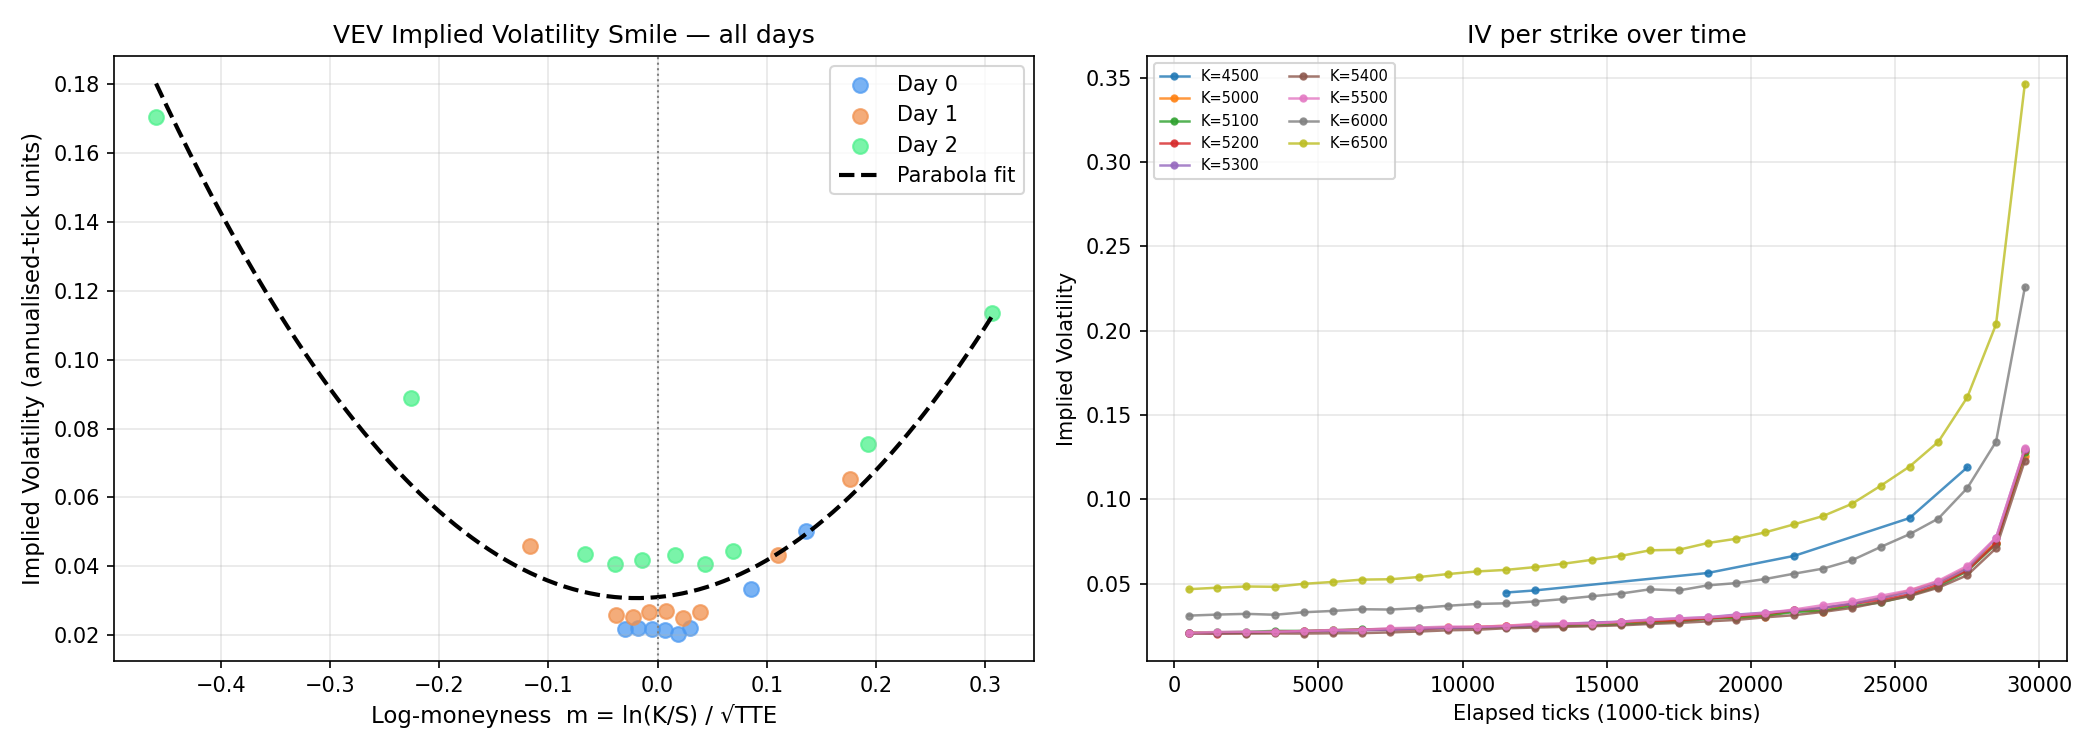

Python code for this plot:
"""
Implied volatility smile for VELVETFRUIT_EXTRACT options (VEV_XXXX calls).

Black-Scholes inversion with r=0 (competition has no risk-free rate).
Time convention: T = remaining_ticks / 10000  (so T=3 at day 0 t=0, T≈0 at day 2 t=999900).
Log-moneyness: m = ln(K/S) / sqrt(T).
"""

import os
import glob
import numpy as np
import pandas as pd
import matplotlib
matplotlib.use("Agg")
import matplotlib.pyplot as plt
from scipy.stats import norm
from scipy.optimize import brentq

DATA_DIR = os.path.join(os.path.dirname(__file__), "../../A-Historical Data/Round 3")
TOTAL_DAYS = 3          # round 3 has 3 trading days (0,1,2)
TICKS_PER_DAY = 10_000  # timestamps 0..999900 in steps of 100

# ── Black-Scholes call price (r=0) ─────────────────────────────────────────────
def bs_call(S, K, T, sigma):
    if T <= 0 or sigma <= 0:
        return max(S - K, 0.0)
    d1 = (np.log(S / K) + 0.5 * sigma**2 * T) / (sigma * np.sqrt(T))
    d2 = d1 - sigma * np.sqrt(T)
    return S * norm.cdf(d1) - K * norm.cdf(d2)

# ── Implied vol via Brent root-find ────────────────────────────────────────────
def implied_vol(price, S, K, T, tol=1e-6, low=1e-4, high=30.0):
    intrinsic = max(S - K, 0.0)
    if price <= intrinsic + tol:          # no vol content
        return np.nan
    if price >= S:                         # above max call price
        return np.nan
    try:
        f = lambda v: bs_call(S, K, T, v) - price
        if f(low) * f(high) > 0:
            return np.nan
        return brentq(f, low, high, xtol=tol)
    except Exception:
        return np.nan

# ── Load all three days ─────────────────────────────────────────────────────────
frames = []
for path in sorted(glob.glob(os.path.join(DATA_DIR, "prices_round_3_day_*.csv"))):
    df = pd.read_csv(path, sep=";")
    frames.append(df)
data = pd.concat(frames, ignore_index=True)

# Extract VEV options and the underlying
options = data[data["product"].str.startswith("VEV_")].copy()
underlying = data[data["product"] == "VELVETFRUIT_EXTRACT"][["day", "timestamp", "mid_price"]].rename(
    columns={"mid_price": "S"}
)

# Parse strike from product name
options["K"] = options["product"].str.split("_").str[1].astype(float)
options["mid_price"] = (options["bid_price_1"] + options["ask_price_1"]) / 2

# Merge underlying price
options = options.merge(underlying, on=["day", "timestamp"], how="left")

# Compute time to expiry (in units of "days")
options["elapsed_ticks"] = options["day"] * TICKS_PER_DAY + options["timestamp"] / 100
options["T"] = (TOTAL_DAYS * TICKS_PER_DAY - options["elapsed_ticks"]) / TICKS_PER_DAY

# ── Downsample to 1000-tick bins to speed up IV inversion ─────────────────────
# Each day has 10000 ticks; 1000-tick bins → 10 bins/day, manageable
options["bin"] = (options["elapsed_ticks"] // 1000).astype(int)

# Aggregate to one row per (day, bin, K): median price and underlying
agg = (options.groupby(["day", "bin", "K"])
       .agg(price=("mid_price", "median"),
            S=("S", "median"),
            T=("T", "median"),
            elapsed_ticks=("elapsed_ticks", "median"))
       .reset_index())

# Compute implied vol on the aggregated (smaller) table
def row_iv(r):
    if pd.isna(r["S"]) or r["T"] <= 0 or pd.isna(r["price"]):
        return np.nan
    return implied_vol(r["price"], r["S"], r["K"], r["T"])

print(f"Computing implied vols on {len(agg)} aggregated rows …")
agg["iv"] = agg.apply(row_iv, axis=1)
options = agg  # replace options with aggregated frame for downstream use

# Drop rows with no IV
opts_clean = options.dropna(subset=["iv", "S", "T"])
opts_clean = opts_clean[opts_clean["T"] > 0.01]    # avoid last few ticks

# Log-moneyness
opts_clean = opts_clean.copy()
opts_clean["m"] = np.log(opts_clean["K"] / opts_clean["S"]) / np.sqrt(opts_clean["T"])

# ── Summary per (day, K) ───────────────────────────────────────────────────────
summary = (opts_clean.groupby(["day", "K"])
           .agg(iv_med=("iv", "median"),
                m_med=("m", "median"),
                S_med=("S", "median"),
                T_med=("T", "median"))
           .reset_index())

# ── Parabolic fit across all observations ─────────────────────────────────────
all_m = summary["m_med"].values
all_iv = summary["iv_med"].values
mask = np.isfinite(all_m) & np.isfinite(all_iv)
coeffs = np.polyfit(all_m[mask], all_iv[mask], 2)
p = np.poly1d(coeffs)
m_fit = np.linspace(all_m[mask].min(), all_m[mask].max(), 300)

print(f"\nParabolic fit  IV = {coeffs[0]:.4f}*m^2 + {coeffs[1]:.4f}*m + {coeffs[2]:.4f}")
print(f"ATM vol (m=0)  = {p(0):.4f}")
print(f"Skew  (dIV/dm at m=0) = {coeffs[1]:.4f}")
print(f"Smile curvature = {coeffs[0]:.4f}")

# ── Plot ───────────────────────────────────────────────────────────────────────
fig, axes = plt.subplots(1, 2, figsize=(14, 5))

# Left: per-day scatter coloured by day
day_colors = {0: "#4e9af1", 1: "#f1914e", 2: "#4ef18d"}
for day, grp in summary.groupby("day"):
    axes[0].scatter(grp["m_med"], grp["iv_med"],
                    color=day_colors[day], s=50, alpha=0.75,
                    label=f"Day {day}")
axes[0].plot(m_fit, p(m_fit), "k--", lw=2, label="Parabola fit")
axes[0].axvline(0, color="gray", ls=":", lw=1)
axes[0].set_xlabel("Log-moneyness  m = ln(K/S) / √TTE", fontsize=11)
axes[0].set_ylabel("Implied Volatility (annualised-tick units)", fontsize=11)
axes[0].set_title("VEV Implied Volatility Smile — all days")
axes[0].legend()
axes[0].grid(alpha=0.3)

# Right: IV per strike over time (one dot per 1000-tick bin)
atm_k = sorted(options["K"].unique())
for k in atm_k:
    sub = opts_clean[opts_clean["K"] == k].sort_values("elapsed_ticks")
    valid = sub.dropna(subset=["iv"])
    if len(valid) < 2:
        continue
    label = f"K={int(k)}"
    axes[1].plot(valid["elapsed_ticks"], valid["iv"],
                 lw=1.2, marker="o", ms=3, label=label, alpha=0.8)
axes[1].set_xlabel("Elapsed ticks (1000-tick bins)")
axes[1].set_ylabel("Implied Volatility")
axes[1].set_title("IV per strike over time")
axes[1].legend(fontsize=7, ncol=2)
axes[1].grid(alpha=0.3)

plt.tight_layout()
out = os.path.join(os.path.dirname(__file__), "iv_smile.png")
plt.savefig(out, dpi=150)
print(f"\nSaved: {out}")
